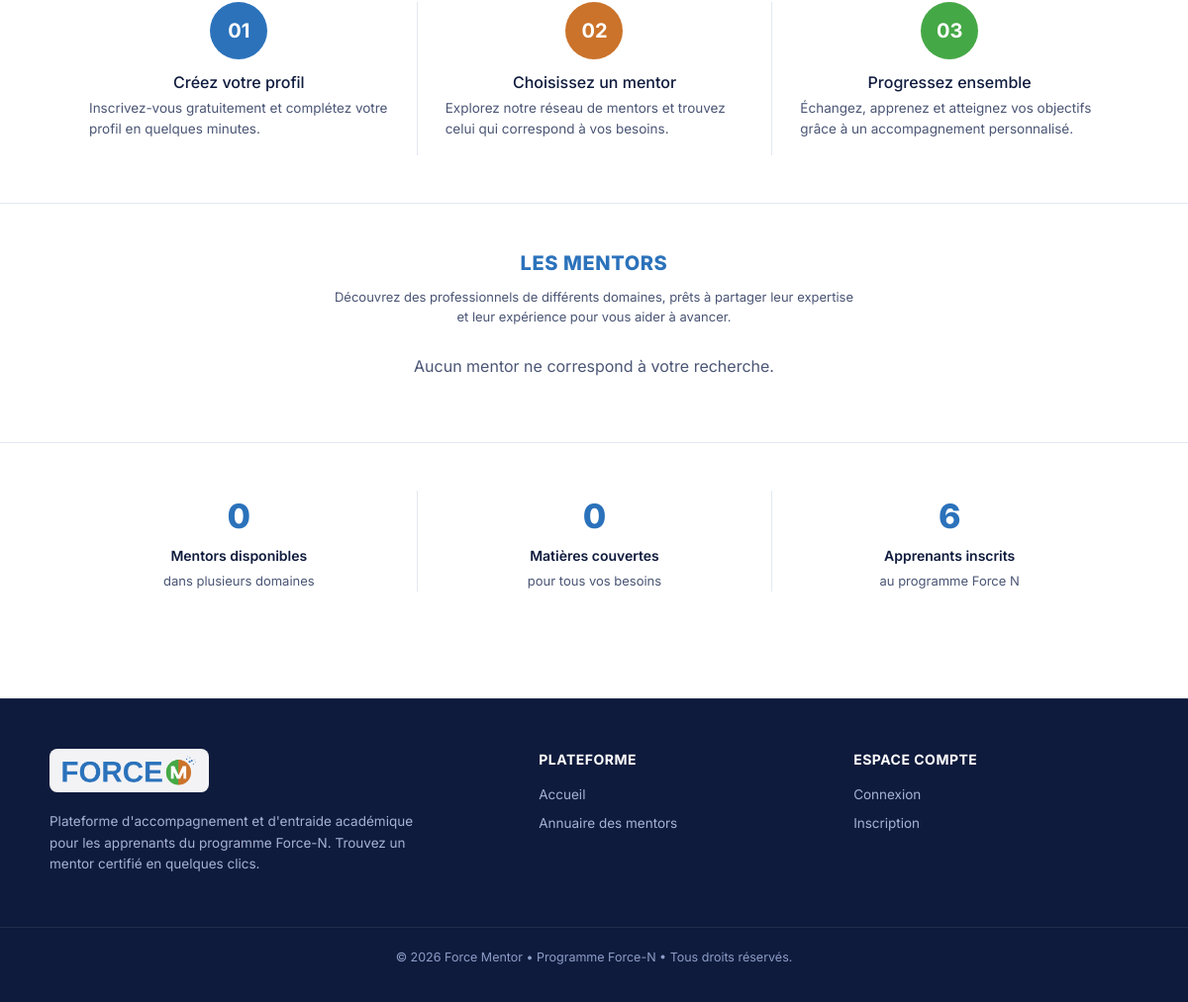
/ (lower part), run on an earlier commit of the app's database.
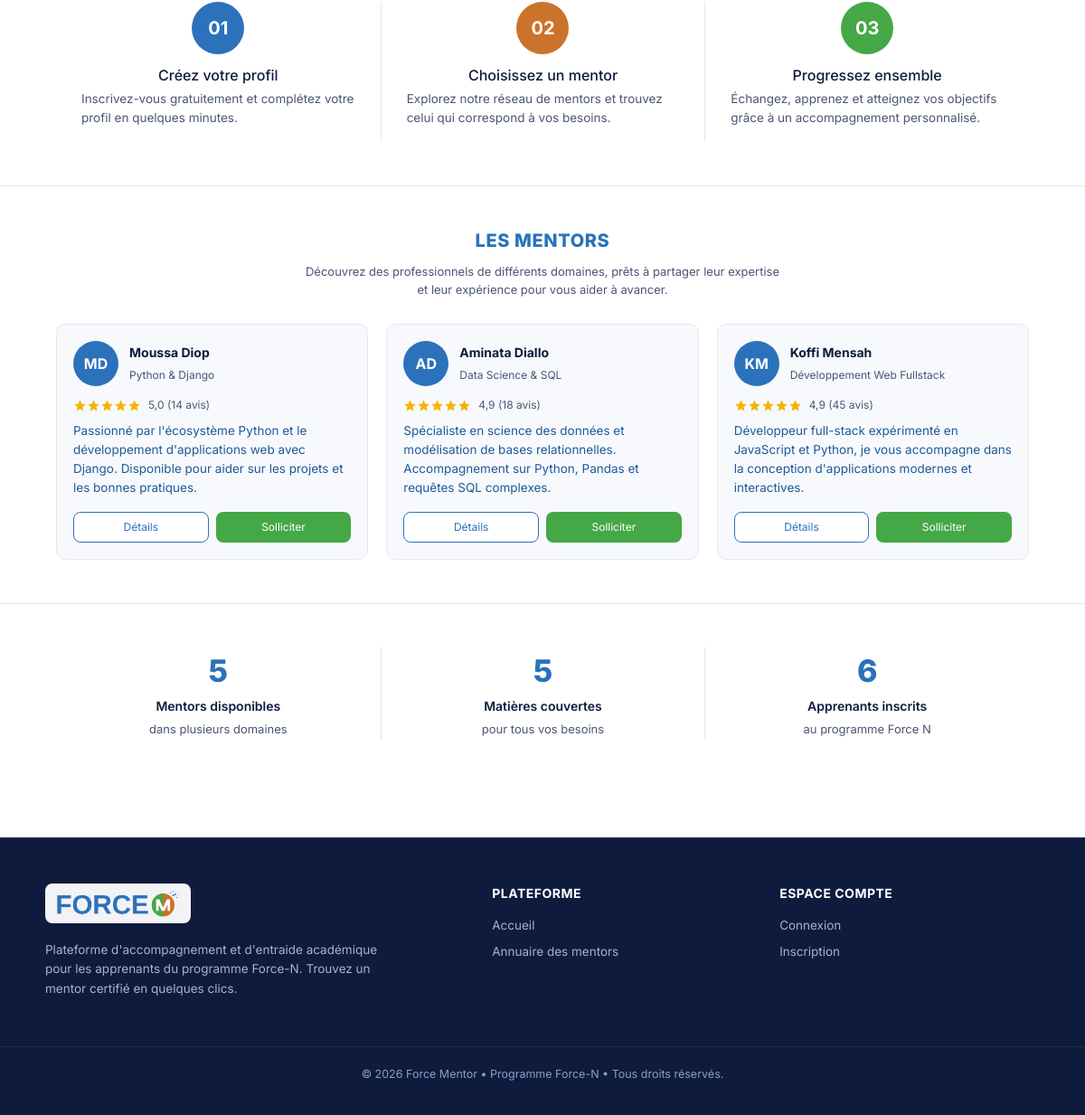
And on a later commit of the database.
### mentors/models.py (models this page shows, shortened)
class Mentor(models.Model):
    nom = models.CharField(max_length=120)
    domaine = models.CharField(max_length=120)
    bio = models.TextField()
    photo = models.ImageField(upload_to="mentors/", blank=True)
    note = models.DecimalField(max_digits=2, decimal_places=1, default=5.0)
    nb_avis = models.PositiveIntegerField(default=0)
    actif = models.BooleanField(default=True)
    class Meta:
        ordering = ["-note", "nom"]
    @property
    def initiales(self):
        return "".join(p[0] for p in self.nom.split()[:2]).upper()
    @property
    def profile(self):
        from accounts.models import Profile
        parts = self.nom.split(maxsplit=1)
        if len(parts) == 2:
            p = Profile.objects.filter(user__first_name__iexact=parts[0], user__last_name__iexact=parts[1]).first()
            if p:
                return p
        if parts:
            p = Profile.objects.filter(user__first_name__icontains=parts[0]).first()
            if p:
                return p
        return Profile.objects.filter(role__in=['MENTOR', 'LES_DEUX']).first()

### mentors/views.py (the view)
# urls.py: path('', mentor_views.home, name='home'),
def home(request):
    return render(request, "mentors/home.html", {
        "mentors": Mentor.objects.filter(actif=True)[:3],
        "stats": _stats(),
    })

### mentors/views.py (called while the page is built)
def _stats():
    actifs = Mentor.objects.filter(actif=True)
    return {
        "mentors": actifs.count(),
        "domaines": actifs.values("domaine").distinct().count(),
        "utilisateurs": get_user_model().objects.filter(is_staff=False).count(),
    }

### templates/mentors/home.html (shortened to what this page needs)
{% extends "base.html" %}
{% block content %}
  {% include "mentors/partials/_how.html" %}
  {% include "mentors/partials/_mentors.html" %}
  {% include "mentors/partials/_stats.html" %}
{% endblock %}

### templates/mentors/partials/_mentor_card.html
<article class="mentor">
  <div class="mentor__head">
    {% if mentor.photo %}
      <img class="avatar" src="{{ mentor.photo.url }}" alt="{{ mentor.nom }}">
    {% else %}
      <span class="avatar avatar--initials">{{ mentor.initiales }}</span>
    {% endif %}
    <div>
      <strong>{{ mentor.nom }}</strong>
      <small>{{ mentor.domaine }}</small>
    </div>
  </div>
  <div class="rating">
    <span class="stars" style="--rating: {{ mentor.note|stringformat:'.1f' }}" aria-label="Note {{ mentor.note }} sur 5"></span>
    <span>{{ mentor.note }} ({{ mentor.nb_avis }} avis)</span>
  </div>
  <p>{{ mentor.bio }}</p>
  <div class="mentor__actions" style="margin-top: 14px; display: flex; gap: 8px;">
    {% if mentor.profile %}
      <a href="{% url 'mentor_detail' mentor.profile.id %}" class="btn btn--outline" style="flex: 1; justify-content: center; font-size: 12px; padding: 7px 10px;">Détails</a>
      <a href="{% url 'create_request' mentor.profile.id %}" class="btn btn--green" style="flex: 1; justify-content: center; font-size: 12px; padding: 7px 10px;">Solliciter</a>
    {% else %}
      <a href="{% url 'mentors:list' %}?q={{ mentor.nom }}" class="btn btn--outline" style="width: 100%; justify-content: center; font-size: 12px;">En savoir plus</a>
    {% endif %}
  </div>
</article>

What changed in the data, as far as the page shows it:
added Mentor: initiales "MD", nom "Moussa Diop", domaine "Python & Django", note "5,0", nb_avis "14", bio "Passionné par l'écosystème Python et le développement d'applications web avec Django. Disponible pour aider sur les projets et les bonnes pratiques.", shows "Détails"
added Mentor: initiales "AD", nom "Aminata Diallo", domaine "Data Science & SQL", note "4,9", nb_avis "18", bio "Spécialiste en science des données et modélisation de bases relationnelles. Accompagnement sur Python, Pandas et requêtes SQL complexes.", shows "Détails"
added Mentor: initiales "KM", nom "Koffi Mensah", domaine "Développement Web Fullstack", note "4,9", nb_avis "45", bio "Développeur full-stack expérimenté en JavaScript et Python, je vous accompagne dans la conception d'applications modernes et interactives.", shows "Détails"
Also different on the page:
{{ stats.mentors }}: "0" → "5"
{{ stats.domaines }}: "0" → "5"
text no longer shown: "Aucun mentor ne correspond à votre recherche."
